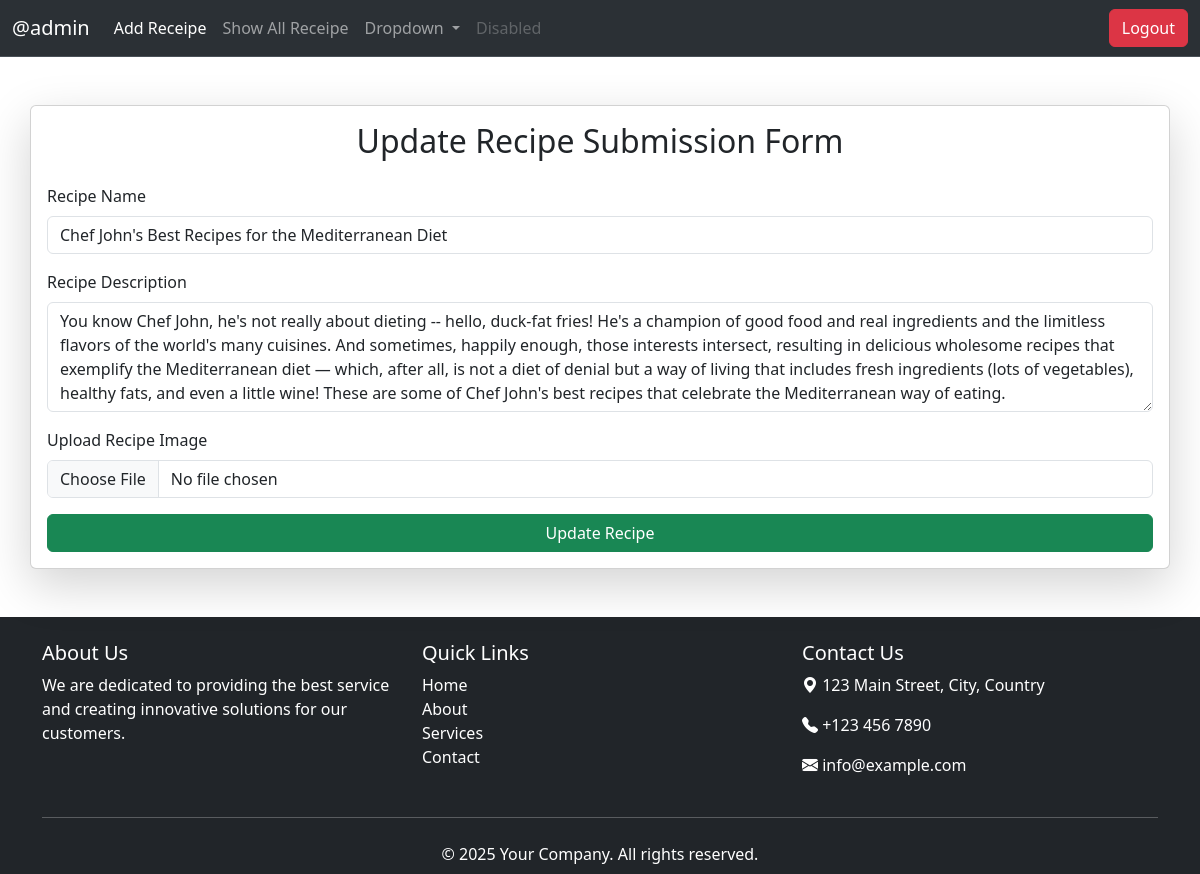
Screenshot of /update-receipe/13/ (signed in) with the database file from the repository.
### vege/models.py (models this page shows, shortened)
class Receipe(models.Model):
    user = models.ForeignKey(User , on_delete=models.CASCADE , null=True , blank=True)
    receipe_name = models.CharField(max_length=500)
    receipe_description  = models.TextField()
    receipe_image = models.ImageField(upload_to="Image-receipe")

### vege/views.py (the view, shortened to what this page needs)
# urls.py: path('update-receipe/<id>/' , views.update_receipe , name="update_receipe"),
def update_receipe(request , id):
    queryset=Receipe.objects.get(id = id)
    context={'receipe':queryset}
    return render(request , 'update.html' , context )

### templates/update.html (shortened to what this page needs)
{% extends "base.html" %}
{% block body %}
<div class="container my-5 card p-3 shadow-lg">
    <h2 class="text-center mb-4">Update Recipe Submission Form</h2>
    <form  method="POST" enctype="multipart/form-data" >
      <div class="mb-3">
        <label for="recipeName" class="form-label">Recipe Name</label>
        <input type="text" class="form-control" value="{{receipe.receipe_name}}" id="recipeName" name="recipeName" placeholder="Enter the recipe name" required>
      </div>
      <div class="mb-3">
        <label for="recipeDescription" class="form-label">Recipe Description</label>
        <textarea class="form-control" id="recipeDescription" name="recipeDescription" rows="4" placeholder="Write a brief description of the recipe" required>{{receipe.receipe_description}}</textarea>
      </div>
      <div class="mb-3">
        <label for="recipeImage" class="form-label">Upload Recipe Image</label>
        <input type="file" class="form-control" id="recipeImage" name="recipeImage" accept="image/*" >
      </div>
      <button type="submit" class="btn btn-success w-100">Update Recipe</button>
    </form>
  </div>
{% endblock body %}

### templates/base.html (shortened to what this page needs)
<!doctype html>
<html lang="en">
  <head>
    <link href="https://cdn.jsdelivr.net/npm/bootstrap@5.3.3/dist/css/bootstrap.min.css" rel="stylesheet">
  </head>
  <body>
    <nav class="navbar navbar-expand-lg bg-body-tertiary bg-dark border-bottom border-body" data-bs-theme="dark">
        <div class="container-fluid">
          <a class="navbar-brand" href="#">@{{request.user}}</a>
          <div class="collapse navbar-collapse" id="navbarSupportedContent">
            <ul class="navbar-nav me-auto mb-2 mb-lg-0">
              <li class="nav-item">
                <a class="nav-link active" aria-current="page" href="/">Add Receipe</a>
              </li>
              <li class="nav-item">
                <a class="nav-link" href="/show">Show All Receipe</a>
              </li>
              <li class="nav-item dropdown">
                <a class="nav-link dropdown-toggle" href="#" role="button" data-bs-toggle="dropdown" aria-expanded="false">
                  Dropdown
                </a>
              </li>
              <li class="nav-item">
                <a class="nav-link disabled" aria-disabled="true">Disabled</a>
              </li>
            </ul>
            <div class="d-flex" role="search">
                    {% if request.user.is_authenticated %}
                    <a href="/logout" class="btn btn-danger">Logout</a>
                    {% else %}
                    <a href="/login-page" class="btn btn-danger">Login</a>
                     {% endif %}
            </div>
          </div>
        </div>
      </nav>
      {% block body %}
      {% endblock body %}
      <footer class="bg-dark text-white pt-4">
        <div class="container">
          <div class="row">
            <div class="col-md-4">
              <h5>About Us</h5>
              <p>
                We are dedicated to providing the best service and creating innovative solutions for our customers.
              </p>
            </div>
            <div class="col-md-4">
              <h5>Quick Links</h5>
              <ul class="list-unstyled">
                <li><a href="#" class="text-white text-decoration-none">Home</a></li>
                <li><a href="#" class="text-white text-decoration-none">About</a></li>
                <li><a href="#" class="text-white text-decoration-none">Services</a></li>
                <li><a href="#" class="text-white text-decoration-none">Contact</a></li>
              </ul>
            </div>
            <div class="col-md-4">
              <h5>Contact Us</h5>
              <p><i class="bi bi-geo-alt-fill"></i> 123 Main Street, City, Country</p>
              <p><i class="bi bi-telephone-fill"></i> +123 456 7890</p>
              <p><i class="bi bi-envelope-fill"></i> info@example.com</p>
            </div>
          </div>
          <hr class="my-4">
          <div class="text-center pb-2">
            <p class="mb-0">© 2025 Your Company. All rights reserved.</p>
          </div>
        </div>
      </footer>
      <link
        href="https://cdn.jsdelivr.net/npm/bootstrap@5.3.0-alpha3/dist/css/bootstrap.min.css"
        rel="stylesheet"
      />
      <link
        href="https://cdn.jsdelivr.net/npm/bootstrap-icons/font/bootstrap-icons.css"
        rel="stylesheet"
      />
    </body>
  </html>

### rows the page displays
Receipe: recipeName "Chef John's Best Recipes for the Mediterranean Diet", recipeDescription "You know Chef John, he's not really about dieting -- hello, duck-fat fries! He's a champion of good food and real ingredients and the limitless flavors of the world's many cuisines. And sometimes, happily enough, those interests intersect, resulting in delicious wholesome recipes that exemplify the Mediterranean diet — which, after all, is not a diet of denial but a way of living that includes fresh ingredients (lots of vegetables), healthy fats, and even a little wine! These are some of Chef John's best recipes that celebrate the Mediterranean way of eating."

### other values shown
{{ request.user }} "admin"
